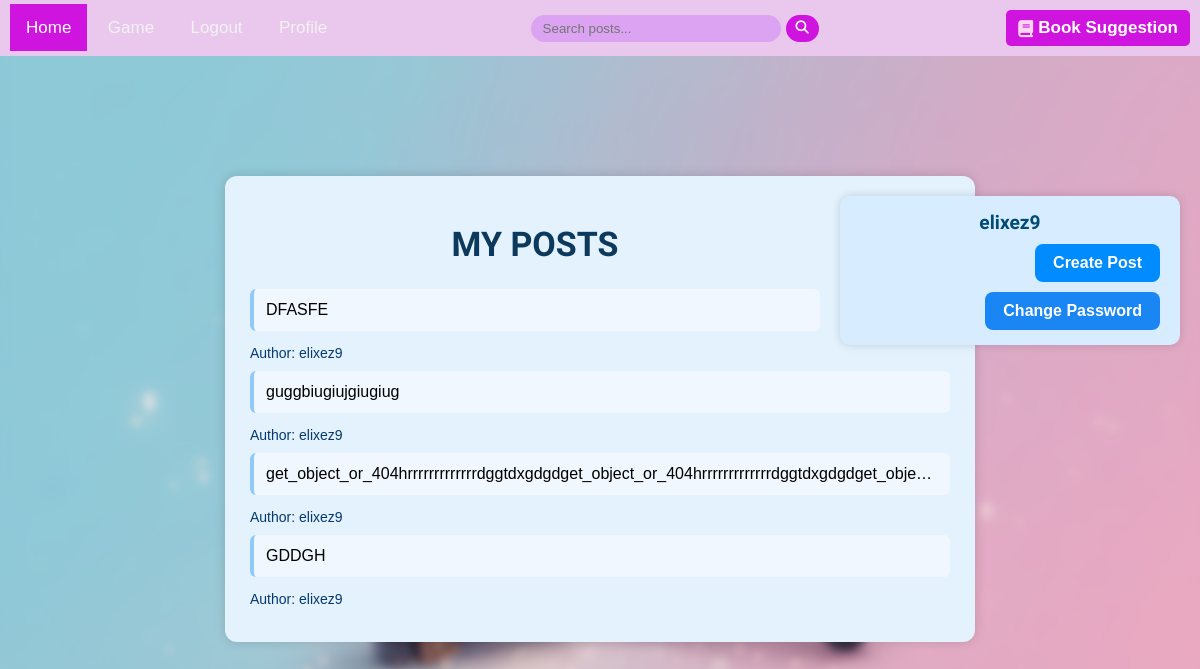
The app's page /account/profile/1/ (signed in) with its own data.
### home/models.py (models this page shows, shortened)
class Post(models.Model):
    user = models.ForeignKey(User, on_delete=models.CASCADE)
    body = models.TextField()
    slug: SlugField = models.SlugField()
    created = models.DateTimeField(auto_now_add=True)
    updated = models.DateTimeField(auto_now=True)
    def get_absolute_url(self):
        return reverse('home:post_d', args=[self.id, self.slug])

### account/views.py (the view)
# urls.py: path('profile/<int:user_id>/', views.UserProfileView.as_view(), name='profile'),
class UserProfileView(LoginRequiredMixin, View):
    def get(self, request, user_id):
        user = User.objects.get(id=user_id)
        posts = Post.objects.filter(user=user)
        return render(request, 'account/profile.html', {'user': user, 'posts': posts})

### account/templates/account/profile.html (shortened to what this page needs)
{% extends "base.html" %}
{% block content %}
<div class="profile-header">
    <h3 class="comments-title" style="font-size: larger">{{ user.username }}</h3>
    {% if request.user.id == user.id %}
        <a href="{% url 'home:post_create' %}" class="draw-btn">Create Post</a>
        <a href="{% url 'account:reset_password' %}" class="draw-btn" style="background-color:rgb(25,134,244); display:inline-block; margin-top:10px;">Change Password</a>
    {% endif %}
</div><div class="post-container">
    <h1 class="comments-title"  style="text-align:center; color:#0d3a5c;">MY POSTS</h1>
    {% for post in posts %}
        <a href="{{ post.get_absolute_url }}" class="post-item">{{ post.body|truncatewords:3 }}</a>
        <p class="post-author">Author: {{ post.user.username }}</p>
    {% empty %}
        <p style="text-align:center;">No posts yet.</p>
    {% endfor %}
</div>
{% endblock %}

### account/templates/account/profile.html (style rules this page uses)
body { background-image: url("/static/image/home/w.jpg"); background-size: cover; background-position: center; background-attachment: fixed; margin: 0; font-family: Arial, sans-serif; backdrop-filter: blur(4px); }
.profile-header { background-color: #d7ecff; border-radius: 10px; padding: 15px 20px; width: 300px; float: right; margin: 20px; box-shadow: 0 0 10px rgba(0,0,0,0.15); text-align: right; }
.profile-header h3 { margin: 0; font-weight: bold; color: #004c75; }
.draw-btn { display: inline-block; margin-top: 10px; padding: 10px 18px; background-color: #008cff; color: white; font-weight: 600; border-radius: 8px; text-decoration: none; transition: 0.3s; }
.post-container { max-width: 700px; margin: 0 auto; margin-top: 120px; background-color: #e3f2fd; padding: 25px; border-radius: 12px; box-shadow: 0 0 12px rgba(0,0,0,0.15); }
.post-item { background-color: #f0f7ff; padding: 12px; border-left: 4px solid #90caf9; border-radius: 6px; margin-bottom: 12px; text-decoration: none; display: block; color: black; }
.post-author { font-size: 14px; color: #063970; margin-bottom: 10px; }
.post-item { background-color: #f0f7ff; padding: 12px; border-left: 4px solid #90caf9; border-radius: 6px; margin-bottom: 12px; text-decoration: none; display: block; color: black; max-height: 100px; overflow: hidden; text-overflow: ellipsis; }
.comments-title { text-align: center; font-family: 'Aclonica', sans-serif; font-size: 34px; color: #023163; margin-bottom: 25px; }

### records on screen
Post: body "DFASFE", user.username "elixez9"
Post: body "guggbiugiujgiugiug", user.username "elixez9"
Post: body "get_object_or_404hrrrrrrrrrrrrrdggtdxgdgdget_object_or_404hrrrrrrrrrrrrrdggtdxgdgdget_obje…", user.username "elixez9"
Post: body "GDDGH", user.username "elixez9"

### other values on screen
{{ user.username }} "elixez9"
